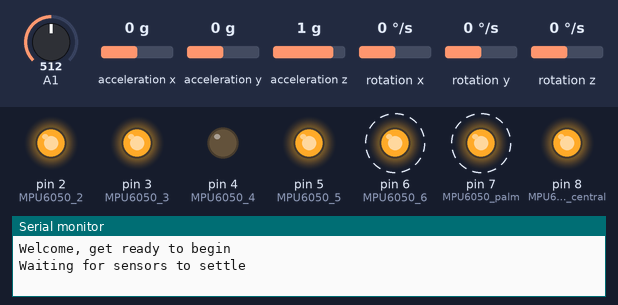
The sketch below on a simulated Arduino Uno, built with avr-gcc and run on an emulated ATmega328P. Shown: output pins drawn as LEDs (lit = HIGH), the last lines printed to the serial monitor. Dashed ring = blinking. The test bench sets the inputs (shaded band); at power-on: acceleration x 0 g, A1 = 512, acceleration y 0 g, acceleration z 1 g, rotation x 0 °/s, rotation y 0 °/s, rotation z 0 °/s.

Above: at 8.28 s.
8.3 s: acceleration x set to -0.4 g
At 9.86 s:
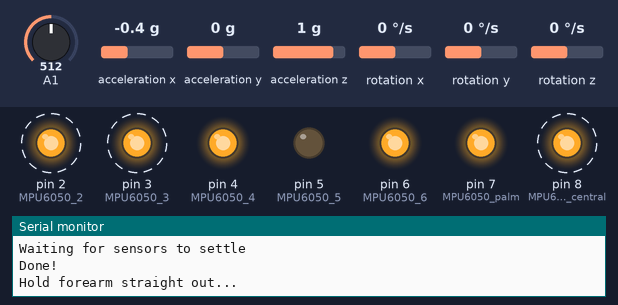
11.8 s: acceleration x set to 0 g
At 13.1 s:
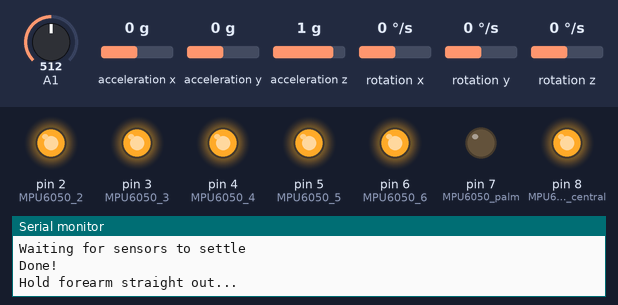
Timing chart, 0 to 21.3 s (numbered marks = the images above; inputs shaded):
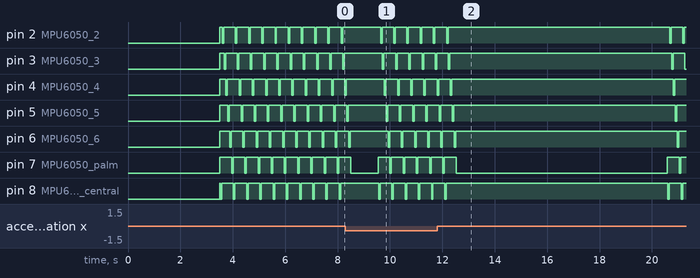

The sketch:

_7MPUv1.1.ino
```cpp
//Example code for configuring 6 seperate MPU6050 accelerometers
/* Author(s): SRIRAM BOPPANA,  Jason Ummel, Samuel Kuhns
*  Date: 02/19/2017
*  This code is based off the Jeff Rowberg I2Cdev.h and MPU6050.h library files
*  This code has not been tested and is only for reference
*
 */

 /*
  * Offsets must be set before each reading
  * Sensors are set to high and low via the AD0 pin because SCL and SDA are in series.
  * This code is best used to test the readings of all the sensors simultaneously
  */

 /*
  * Offsets for individual MIND MPU's are as follows
  * Data is printed as: acelX acelY acelZ
  * *********OFFSETS FOUND BEFORE CONTAINMENT RINGS WERE SECURED************
  *
  * MPU Central (With plastic tie)
      accelgyroIC1.setXAccelOffset(-552);
      accelgyroIC1.setYAccelOffset(-4848);
      accelgyroIC1.setZAccelOffset(1546);
  *
  *
  * MPU 1
      accelgyroIC1.setXAccelOffset(-1388);
      accelgyroIC1.setYAccelOffset(-1390);
      accelgyroIC1.setZAccelOffset(1613);
  *
  *
  * MPU 2
      accelgyroIC1.setXAccelOffset(-3531);
      accelgyroIC1.setYAccelOffset(-6565);
      accelgyroIC1.setZAccelOffset(1717);

    MPU 3
      accelgyroIC1.setXAccelOffset(-1563);
      accelgyroIC1.setYAccelOffset(-257);
      accelgyroIC1.setZAccelOffset(1602);

    MPU 4
      accelgyroIC1.setXAccelOffset(-1195);
      accelgyroIC1.setYAccelOffset(734);
      accelgyroIC1.setZAccelOffset(1016);

    MPU 5
      accelgyroIC1.setXAccelOffset(-1662);
      accelgyroIC1.setYAccelOffset(-1299);
      accelgyroIC1.setZAccelOffset(818);

    MPU Palm (with white velcro)
      accelgyroIC1.setXAccelOffset(-836);
      accelgyroIC1.setYAccelOffset(-2474);
      accelgyroIC1.setZAccelOffset(490);

  *
  */

#include "I2Cdev.h"
#include "MPU6050.h"
#include "math.h"
#if I2CDEV_IMPLEMENTATION == I2CDEV_ARDUINO_WIRE
    #include "Wire.h"
#endif
//#include <SoftwareSerial.h> // added to try and solve issues
#define OUTPUT_READABLE_ACCELGYRO

/*Declare digital pins to connect to AD0 pin on MPU6050*/
int MPU6050_central = 8;  //digital pin 8
int MPU6050_palm = 7; //digital pin 7
int MPU6050_2 = 2; //digital pin 2
int MPU6050_3 = 3; //digital pin 3
int MPU6050_4 = 4; //digital pin 4
int MPU6050_5 = 5; //digital pin 5
int MPU6050_6 = 6; //digital pin 6


int state = 0;

int16_t ax, ay, az;
int16_t gx, gy, gz;
float ac1_x, ac1_y, ac1_z, ac2_x, ac2_y, ac2_z, ac3_x, ac3_y, ac3_z, ac4_x, ac4_y, ac4_z, ac5_x, ac5_y, ac5_z, acc_x, acc_y, acc_z, acp_x, acp_y, acp_z;
float ax_cor, ay_cor, az_cor;
float ax_m, ay_m, az_m;
float mag;
int emg;
bool blinkState = false;
int azr;
int ayr;
int axr;

// Declare I2C device with corresponding address
MPU6050 accelgyroIC1(0x68); // default I2C address 0x69 when inactive HIGH   //don't I need to have 2 declared???
MPU6050 accelgyroIC2(0x69); //default I2C address 0x68 when active LOW

void setup() {
  // put your setup code here, to run once:


    #if I2CDEV_IMPLEMENTATION == I2CDEV_ARDUINO_WIRE
        Wire.begin();
    #elif I2CDEV_IMPLEMENTATION == I2CDEV_BUILTIN_FASTWIRE
        Fastwire::setup(400, true);
    #endif

  Serial.begin(38400);
  while(!Serial){}

accelgyroIC1.initialize(); //default I2C address 0x68 when active LOW
accelgyroIC2.initialize(); // default I2C address 0x68 when inactive HIGH

// Verify Connection
//Serial.println("Testing device connections...");


  pinMode(MPU6050_central,OUTPUT);
  pinMode(MPU6050_palm,OUTPUT);
  pinMode(MPU6050_2,OUTPUT);
  pinMode(MPU6050_3,OUTPUT);
  pinMode(MPU6050_4,OUTPUT);
  pinMode(MPU6050_5,OUTPUT);
  pinMode(MPU6050_6,OUTPUT);
  pinMode(A1,INPUT);
  Serial.println("Welcome, get ready to begin");
  delay(3500);
  delay(5);
}


void loop() {
  //Settling sensors to help ensure accuracy of data
  Serial.println("\nWaiting for sensors to settle");
  for(int i = 0; i < 10; i++) {
    getNumbers();
  }
  Serial.println("Done!");
  delay(1000);
        Serial.println("Hold forearm straight out...");

  while(state == 0) {
    //Sensing for the z axis forearm accelerometer to be still and level
    //THESE NUMBER RANGES ARE GENEROUS FOR TESTING
    getNumbers();
    if(acc_x >= -2.0 && acc_x <= 2.0 && acc_y >= -2.0 && acc_y <= 2.0 && acc_z > 7.0 && acc_z < 11.5) {
        delay(1000);
        state = 1;
    }
  }
  Serial.println("Forearm straight out detected! Continue...");

  Serial.println("Begin opening hand as far as possible and hold until prompted...");
  float x1_ave,y1_ave,z1_ave,x2_ave,y2_ave,z2_ave,x3_ave,y3_ave,z3_ave,x4_ave,y4_ave,z4_ave,x5_ave,y5_ave,z5_ave,xc_ave,yc_ave,zc_ave,xp_ave,yp_ave,zp_ave;
  delay(7000);
  //This averages the final position of the hand after 7 seconds of straining to open
  for(int j = 0; j < 10; j++) {
      getNumbers();
      x1_ave += ac1_x;
      y1_ave += ac1_y;
      z1_ave += ac1_z;

      x2_ave += ac2_x;
      y2_ave += ac2_y;
      z2_ave += ac2_z;

      x3_ave += ac3_x;
      y3_ave += ac3_y;
      z3_ave += ac3_z;

      x4_ave += ac4_x;
      y4_ave += ac4_y;
      z4_ave += ac4_z;

      x5_ave += ac5_x;
      y5_ave += ac5_y;
      z5_ave += ac5_z;

      xc_ave += acc_x;
      yc_ave += acc_y;
      zc_ave += acc_z;

      xp_ave += acp_x;
      yp_ave += acp_y;
      zp_ave += acp_z;
  }

  x1_ave = x1_ave/10;
  y1_ave = y1_ave/10;
  z1_ave = z1_ave/10;

  x2_ave = x2_ave/10;
  y2_ave = y2_ave/10;
  z2_ave = z2_ave/10;

  x3_ave = x3_ave/10;
  y3_ave = y3_ave/10;
  z3_ave = z3_ave/10;

  x4_ave = x4_ave/10;
  y4_ave = y4_ave/10;
  z4_ave = z4_ave/10;

  x5_ave = x5_ave/10;
  y5_ave = y5_ave/10;
  z5_ave = z5_ave/10;

  xc_ave = xc_ave/10;
  yc_ave = yc_ave/10;
  zc_ave = zc_ave/10;

  xp_ave = xp_ave/10;
  yp_ave = yp_ave/10;
  zp_ave = zp_ave/10;

  Serial.println("Done finding values, you may relex hand");
  delay(1000);
  //Code below can be uncommented for extra information on each use.
/*
  Serial.println("Thumb:");
  Serial.println("Average x value");
  Serial.println(x1_ave);
  Serial.println("Average y value");
  Serial.println(y1_ave);
  Serial.println("Average z value");
  Serial.println(z1_ave);

  Serial.println("Index Finger:");
  Serial.println("Average x value");
  Serial.println(x2_ave);
  Serial.println("Average y value");
  Serial.println(y2_ave);
  Serial.println("Average z value");
  Serial.println(z2_ave);

  Serial.println("Middle Finger:");
  Serial.println("Average x value");
  Serial.println(x3_ave);
  Serial.println("Average y value");
  Serial.println(y3_ave);
  Serial.println("Average z value");
  Serial.println(z3_ave);

  Serial.println("Ring Finger:");
  Serial.println("Average x value");
  Serial.println(x4_ave);
  Serial.println("Average y value");
  Serial.println(y4_ave);
  Serial.println("Average z value");
  Serial.println(z4_ave);

  Serial.println("Small Finger:");
  Serial.println("Average x value");
  Serial.println(x5_ave);
  Serial.println("Average y value");
  Serial.println(y5_ave);
  Serial.println("Average z value");
  Serial.println(z5_ave);


  Serial.println("Wrist:");
  Serial.println("Average x value");
  Serial.println(xp_ave);
  Serial.println("Average y value");
  Serial.println(yp_ave);
  Serial.println("Average z value");
  Serial.println(zp_ave);


  Serial.println("Forearm:");
  Serial.println(zc_ave);*/
  z1_ave = ((z1_ave)/9.81) * 100;
  z2_ave = ((z2_ave)/9.81) * 100;
  z3_ave = ((z3_ave)/9.81) * 100;
  z4_ave = ((z4_ave)/9.81) * 100;
  z5_ave = ((z5_ave)/9.81) * 100;

  Serial.println("Percent Range of Motion per Finger starting with thumb");

    Serial.println("Thumb ");
  Serial.println((z1_ave));

    Serial.println("Index %");
  Serial.println((z2_ave));

    Serial.println("Middle %");
  Serial.println((z3_ave));

    Serial.println("Ring %");
  Serial.println((z4_ave));

    Serial.println("Small %");
  Serial.println((z5_ave));


  Serial.println("If average z value is less than ~9.8 full motion is assumed for all fingers excluding thumb");
  Serial.println("Z value for thumb should be ~ 0 and x (or y can't recall) should be approximately 9.81");

  //WAIT TO RESTART SKETCH

  //This block works to restart sketch but doesn't reset variables.
  /*
  while (Serial.available() && Serial.read()); // empty buffer
  while (!Serial.available()){
    //Serial.println(F("Send any character to restart detection.\n"));
    delay(9500);
  }
  while (Serial.available() && Serial.read()); // empty buffer again
*/

}


void getNumbers() {
  emg = analogRead(A1);
  /*Serial.println("EMG Reading: ");
  Serial.println(emg);*/
  //Serial.println("Entering getNumbers()");
  for (int c = 1; c <= 7; c++){
    //Reset the address of all devices
    digitalWrite(MPU6050_central,HIGH);
    digitalWrite(MPU6050_palm,HIGH);
    digitalWrite(MPU6050_2,HIGH);
    digitalWrite(MPU6050_3,HIGH);
    digitalWrite(MPU6050_4,HIGH);
    digitalWrite(MPU6050_5,HIGH);
    digitalWrite(MPU6050_6,HIGH);

    delay(15);
    if (c == 1){
      digitalWrite(MPU6050_central,LOW);// set MPU6050 # 1 as the device being read
      delay(15);

      accelgyroIC1.setXAccelOffset(-552);
      accelgyroIC1.setYAccelOffset(-4848);
      accelgyroIC1.setZAccelOffset(1546);

      accelgyroIC1.getAcceleration(&ax,&ay,&az);
      //Serial.println("Accelerometer Central");

    }
    else if (c == 2){
      digitalWrite(MPU6050_2,LOW);// set MPU6050 # 2 as the device being read
      delay(15);

      accelgyroIC1.setXAccelOffset(1589);
      accelgyroIC1.setYAccelOffset(-1343);
      accelgyroIC1.setZAccelOffset(830);

      accelgyroIC1.getAcceleration(&ax,&ay,&az);
      //Serial.println("Accelerometer 2");
    }
   else if (c == 3){
    digitalWrite(MPU6050_3,LOW);// set MPU6050 # 3 as the device being read
      delay(15);

      accelgyroIC1.setXAccelOffset(-1309);
      accelgyroIC1.setYAccelOffset(-1403);
      accelgyroIC1.setZAccelOffset(1660);

      accelgyroIC1.getAcceleration(&ax,&ay,&az);
      //Serial.println("Accelerometer 3");

  }
  else if (c == 4){
    digitalWrite(MPU6050_4,LOW);// set MPU6050 # 4 as the device being read
      delay(15);

      accelgyroIC1.setXAccelOffset(-12563);
      accelgyroIC1.setYAccelOffset(-2227);
      accelgyroIC1.setZAccelOffset(12542);

      accelgyroIC1.getAcceleration(&ax,&ay,&az);
      //Serial.println("Accelerometer 4");
  }
  else if (c == 5){
    digitalWrite(MPU6050_5,LOW);// set MPU6050 # 5 as the device being read
    delay(15);

      accelgyroIC1.setXAccelOffset(-195);
      accelgyroIC1.setYAccelOffset(734);
      accelgyroIC1.setZAccelOffset(-100);

    accelgyroIC1.getAcceleration(&ax,&ay,&az);
    //Serial.println("Accelerometer 5");
  }
    else if (c == 6){
    digitalWrite(MPU6050_6,LOW);// set MPU6050 # 5 as the device being read
      delay(15);

      accelgyroIC1.setXAccelOffset(-1011);
      accelgyroIC1.setYAccelOffset(688);
      accelgyroIC1.setZAccelOffset(905);

      accelgyroIC1.getAcceleration(&ax,&ay,&az);
      //Serial.println("Accelerometer 6");
  }
  else if (c == 7){
    digitalWrite(MPU6050_palm,LOW);// set MPU6050 # 5 as the device being read
     delay(15);

      accelgyroIC1.setXAccelOffset(-836);
      accelgyroIC1.setYAccelOffset(-2474);
      accelgyroIC1.setZAccelOffset(490);

      accelgyroIC1.getAcceleration(&ax,&ay,&az);
      //Serial.println("Accelerometer Palm");
  }
  // THIS ADJUSTS RAW VALUES TO GIVE m/s^2// (we probably just want angles in final output)
  switch(c) {
    case 1:
      acc_x = (ax/16384.00)*9.81;
      acc_y = (ay/16384.00)*9.81;
      acc_z = (az/16384.00)*9.81;
      //Serial.println(acc_x);
      //Serial.println(acc_y);
      //Serial.println(acc_z);
      break;
    case 2:
      ac1_x = (ax/16384.00)*9.81;
      ac1_y = (ay/16384.00)*9.81;
      ac1_z = (az/16384.00)*9.81;
      //Serial.println(ac1_x);
      //Serial.println(ac1_y);
      //Serial.println(ac1_z);
      break;
  case 3:
      ac2_x = (ax/16384.00)*9.81;
      ac2_y = (ay/16384.00)*9.81;
      ac2_z = (az/16384.00)*9.81;
      //Serial.println(ac2_x);
      //Serial.println(ac2_y);
      //Serial.println(ac2_z);
      break;
  case 4:
      ac3_x = (ax/16384.00)*9.81;
      ac3_y = (ay/16384.00)*9.81;
      ac3_z = (az/16384.00)*9.81;
      //Serial.println(ac3_x);
      //Serial.println(ac3_y);
      //Serial.println(ac3_z);
      break;
  case 5:
      ac4_x = (ax/16384.00)*9.81;
      ac4_y = (ay/16384.00)*9.81;
      ac4_z = (az/16384.00)*9.81;
      //Serial.println(ac4_x);
      //Serial.println(ac4_y);
      //Serial.println(ac4_z);
      break;
  case 6:
      ac5_x = (ax/16384.00)*9.81;
      ac5_y = (ay/16384.00)*9.81;
      ac5_z = (az/16384.00)*9.81;
      //Serial.println(ac5_x);
      //Serial.println(ac5_y);
      //Serial.println(ac5_z);
      break;
  case 7:
      acp_x = (ax/16384.00)*9.81;
      acp_y = (ay/16384.00)*9.81;
      acp_z = (az/16384.00)*9.81;
      //Serial.println(acp_x);
      //Serial.println(acp_y);
      //Serial.println(acp_z);
      break;
  }
  /*
  ac_x = (ax/16384.00)*9.81;
  ac_y = (ay/16384.00)*9.81;
  ac_z = (az/16384.00)*9.81;
  Serial.println(ac_x);
  Serial.println(ac_y);
  Serial.println(ac_z);
  */

  delay(40); //40 microsecond delay to prevent simultaneous reading and writing on I2C bus
  }
  //Serial.println("Exiting getNumbers()");
}
```

Measured:
- the behaviour switches between -0.2 and -0.3 g on acceleration x (found by bisection; images 0 and 1)
